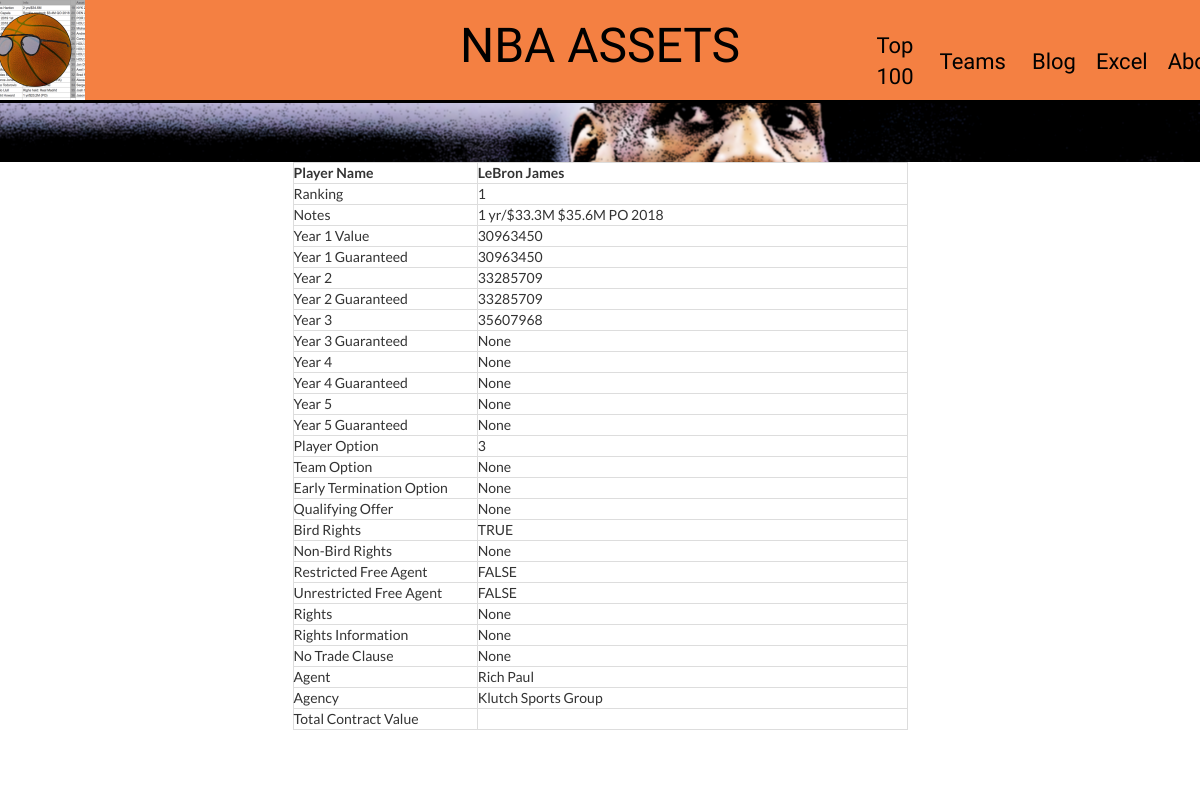
/player/1/, run on the app's committed database.
### rankdbsetup.py (models this page shows)
class Rankings(Base):
    __tablename__ = 'rankings'
    __table_args__ = {'autoload':True}

### application.py (the view)
@application.route('/player/<string:asset_id>/')
def player(asset_id):
    try:
        player = session.query(Rankings).filter_by(asset_id=asset_id).order_by(Rankings.ranking).all()
        team_id = player[0].team_id
    except ValueError:
        print "Oops!  Database Error.  Try again..."
    return render_template('player.html', player = player, team_name=teamabbrev[team_id], team_abbrev=team_id)

### application.py (called while the page is built)
@application.teardown_request
def remove_session(ex=None):
    session.remove()

### templates/player.html (shortened to what this page needs)
{% extends "base.html" %}
{% block content %}
<div class="container" style="margin-top:103px; margin-bottom:100px;">
  <div class="row">
    <div class="col-md-12">
        <img class="img-responsive" src="/static/lebronbanner.png" width="100%" height="auto">
      </div>
  </div>
  <div class="row">
    <div class="col-md-3" align="center" width="25%">
    </div>
<div class="col-md-6" width="50%">
<table class="table-bordered" style="width:100%">
  <tr>
      <td style="width:30%"> <b>Player Name </b></td>
      <td style="width:70%"> <b> {{ player[0].asset_name }} </b> </td>
  </tr>
  <tr>
        <td style="width:30%"> Ranking </td>
        <td style="width:70%"> {{ player[0].ranking }} </td>
  </tr>
  <tr>
          <td style="width:30%"> Notes </td>
          <td style="width:70%"> {{ player[0].notes }} </td>
  </tr>
  <tr>
          <td style="width:30%"> Year 1 Value </td>
          <td style="width:70%"> {{ player[0].y1 }} </td>
  </tr>
  <tr>
          <td style="width:30%"> Year 1 Guaranteed </td>
          <td style="width:70%"> {{ player[0].y1g }} </td>
  </tr>
  <tr>
          <td style="width:30%"> Year 2 </td>
          <td style="width:70%"> {{ player[0].y2 }} </td>
  </tr>
  <tr>
          <td style="width:30%"> Year 2 Guaranteed </td>
          <td style="width:70%"> {{ player[0].y2g }} </td>
  </tr>
  <tr>
          <td style="width:30%"> Year 3 </td>
          <td style="width:70%"> {{ player[0].y3 }} </td>
  </tr>
  <tr>
          <td style="width:30%"> Year 3 Guaranteed </td>
          <td style="width:70%"> {{ player[0].y3g }} </td>
  </tr>
  <tr>
          <td style="width:30%"> Year 4 </td>
          <td style="width:70%"> {{ player[0].y4 }} </td>
  </tr>
  <tr>
          <td style="width:30%"> Year 4 Guaranteed </td>
          <td style="width:70%"> {{ player[0].y4g }} </td>
  </tr>
  <tr>
          <td style="width:30%"> Year 5 </td>
          <td style="width:70%"> {{ player[0].y5 }} </td>
  </tr>
  <tr>
          <td style="width:30%"> Year 5 Guaranteed </td>
          <td style="width:70%"> {{ player[0].y5g }} </td>
  </tr>
  <tr>
          <td style="width:30%"> Player Option </td>
          <td style="width:70%"> {{ player[0].playeropt }} </td>
  </tr>
  <tr>
          <td style="width:30%"> Team Option </td>
          <td style="width:70%"> {{ player[0].teamopt }} </td>
  </tr>
  <tr>
          <td style="width:30%"> Early Termination Option </td>
          <td style="width:70%"> {{ player[0].eto }} </td>
  </tr>
  <tr>
          <td style="width:30%"> Qualifying Offer </td>
          <td style="width:70%"> {{ player[0].qo }} </td>
  </tr>
  <tr>
          <td style="width:30%"> Bird Rights </td>
          <td style="width:70%"> {{ player[0].bird }} </td>
  </tr>
  <tr>
          <td style="width:30%"> Non-Bird Rights </td>
          <td style="width:70%"> {{ player[0].nonbird }} </td>
  </tr>
  <tr>
          <td style="width:30%"> Restricted Free Agent </td>
          <td style="width:70%"> {{ player[0].rfa }} </td>
  </tr>
  <tr>
          <td style="width:30%"> Unrestricted Free Agent</td>
          <td style="width:70%"> {{ player[0].ufa }} </td>
  </tr>
  <tr>
          <td style="width:30%"> Rights </td>
          <td style="width:70%"> {{ player[0].rights }} </td>
  </tr>
  <tr>
          <td style="width:30%"> Rights Information </td>
          <td style="width:70%"> {{ player[0].rightsinfo }} </td>
  </tr>
  <tr>
          <td style="width:30%"> No Trade Clause </td>
          <td style="width:70%"> {{ player[0].ntc }} </td>
  </tr>
  <tr>
          <td style="width:30%"> Agent</td>
          <td style="width:70%"> {{ player[0].agent }} </td>
  </tr>
  <tr>
          <td style="width:30%"> Agency </td>
          <td style="width:70%"> {{ player[0].agency }} </td>
  </tr>
  <tr>
          <td style="width:30%"> Total Contract Value </td>
          <td style="width:70%"> {{ player[0].totalvalue }} </td>
  </tr>
</table>
</div>
<div class="col-md-3" width="25%"></div>
</div>
<br><br>
{% endblock %}

### templates/base.html (shortened to what this page needs)
<!DOCTYPE html>
<html>
    <head>
        <link rel="stylesheet" href="{{ url_for('static', filename='css/bootstrap.css') }}" type="text/css">
        <link type="text/css" rel="stylesheet" href="{{ url_for('static', filename='css/jquery.hoverscroll.css') }}" type="text/css">
    </head>
    <body>
      <header>
          <div class="container" width="100%">
              <div class="row">
                  <div class="col-md-4">
                <a href="/#">    <img src="/static/assetslogosmall.png"></a>
                  </div>
                  <div class="col-md-4" text-center>
                <a href="/#">    <h1 align="center">NBA ASSETS</h1> </a>
                  </div>
                  <div class="col-md-4" style="height:101px; padding-top:30px; padding-left: 5%; font-size: 22px;">
                    <table>
                      <tr>
                    <td style="padding-left:10px; padding-right: 10px;">  <a href="/#">Top 100</a></td>
                    <td style="padding-left:10px; padding-right: 10px;">    <div class="dropdown">
                    <a href="/#">    <button class="dropbtn">Teams</button>  </a>
                        </div> </td>
                  <td style="padding-left:10px; padding-right: 10px;"> <a href="http://nbaassets.wordpress.com/">Blog </a></td>
                  <td style="padding-left:10px; padding-right: 10px;">  <a href="https://docs.google.com/spreadsheets/d/1rAVHwPmkX3Ir1uXEAuEIR0ReX3UmRJbcMZKFSE3r2nM/">Excel </a></td>
                  <td style="padding-left:10px; padding-right: 10px;">  <a href="/about">About </a></td>
                </tr>
                </table>
                  </div>
              </div>
      </header>
      {% block content %}{% endblock %}
    </body>
</html>

### data on the page
Rankings: asset_name "LeBron James", ranking "1", notes "1 yr/$33.3M $35.6M PO 2018", y1 "30963450", y1g "30963450", y2 "33285709", y2g "33285709", y3 "35607968", y3g "None", y4 "None", y4g "None", y5 "None", y5g "None", playeropt "3", teamopt "None", eto "None", qo "None", bird "TRUE", nonbird "None", rfa "FALSE", ufa "FALSE", rights "None", rightsinfo "None", ntc "None", agent "Rich Paul", agency "Klutch Sports Group"
